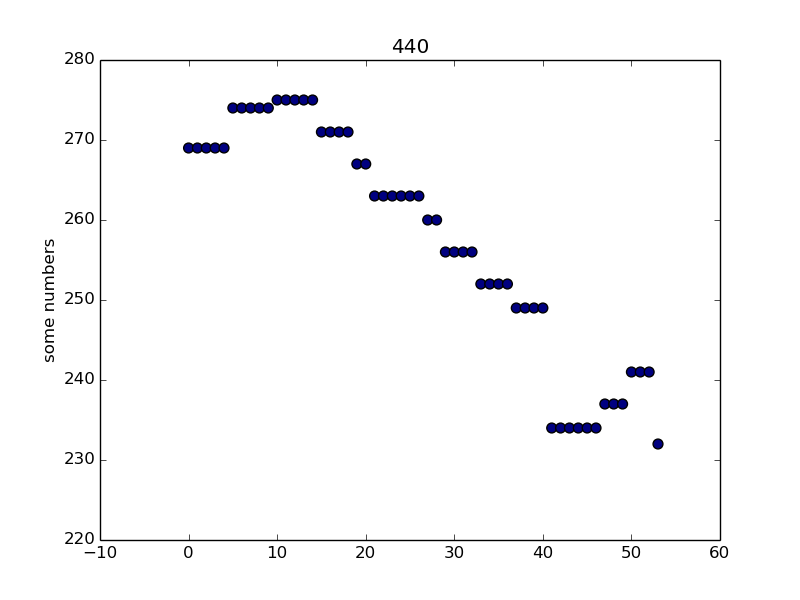

Generate this figure with Python:
import matplotlib
matplotlib.use('Agg')
import matplotlib.pyplot as plt
#from matplotlib import animation
import numpy as np
import time
import math
from data import *

def graph(ID):
    temp=retrieveData(ID,100)
    #print temp
    temp.reverse()
    #print temp
    plt.ion()
    for i in range (0,len(temp)):
        data=str(temp[i])
        data=data.split(",")[2]
        data=data.rstrip(")")
        #print data
        plt.scatter(i,data,c=10,s=50)
        time.sleep(0)
    plt.draw()
    plt.ylabel('some numbers')
    plt.title(ID)
    plt.show()
    plt.savefig('graph')
    
    #graph.clear()
graph(440)